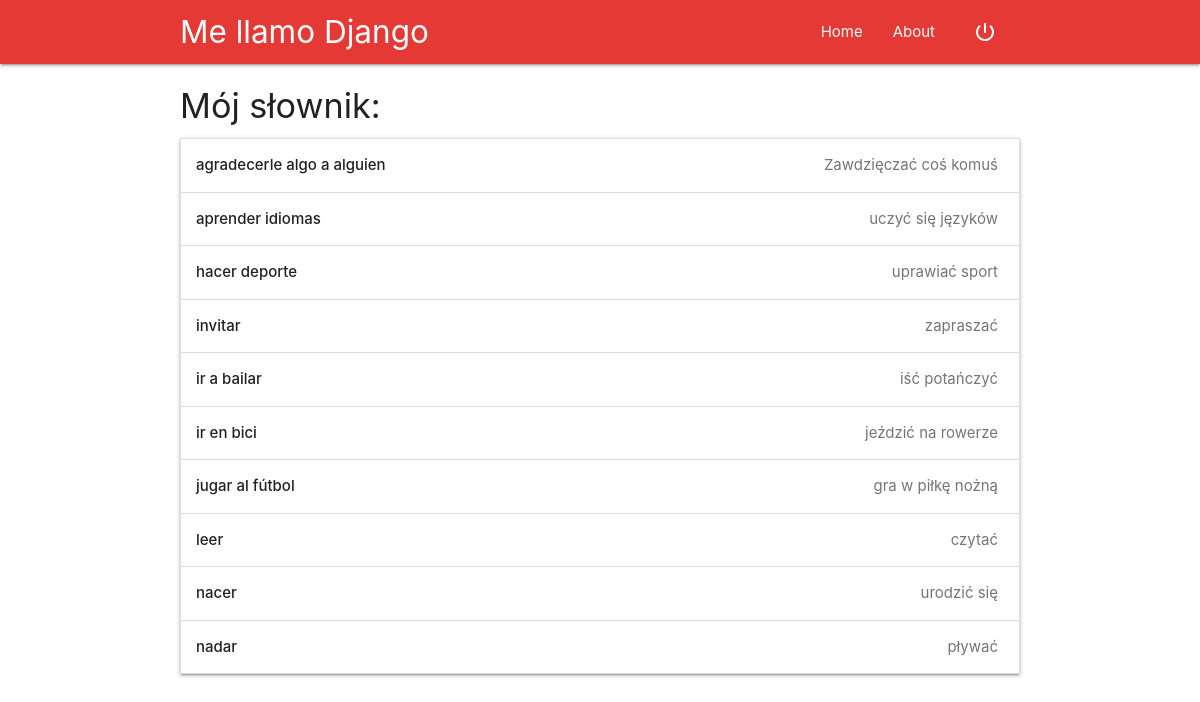
/dictionary/ (signed in), run on an earlier commit of the app's database.
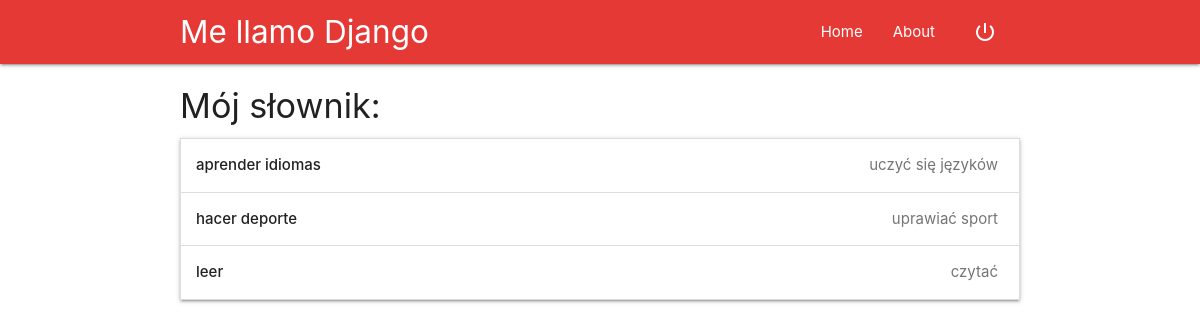
And on a later commit of the database.
### memo_card/models.py (models this page shows, shortened)
class Repeat(models.Model):
    user_for = models.ForeignKey(User, on_delete=models.CASCADE, related_name='my_memocard')
    card = models.ForeignKey(MemoCard, on_delete=models.CASCADE, related_name='for_users')
    repeat_on = models.DateField()
    counter = models.PositiveIntegerField(default=0)

class MemoCard(models.Model):
    GRUP_CHOISE = [('Shop','Shop'),
                    ('Activity', 'Activity'),
                    ('Time','Time'),
                    ('Hospital','Hospital'),
                    ('Apparition','Apparition'),
                    ('Family', 'Family'),
                    ('Meeting','Meeting'),
                    ('Phone', 'Phone'),
                    ('Opinion', 'Opinion'),
                    ('Profesion', 'Profesion'),
                    ('Relation', 'Relation'),
                    ('Emotions', 'Emotions')]
    esp_title = models.CharField(max_length=200)
    esp_eg = models.TextField(null = True, blank=True)
    esp_bold=models.TextField(null = True, blank=True)
    pl_title = models.CharField(max_length=200)
    pl_eg = models.TextField(null = True, blank=True)
    grup = models.CharField(choices = GRUP_CHOISE, null=True, blank=True, max_length=20)
    pl_bold=models.TextField(null = True, blank=True)
    objects = CardMenager()

### memo_card/views.py (the view)
# urls.py: path('dictionary/', views.dictionary, name='dictionary'),
@login_required
def dictionary(request):
    user = request.user
    words = Repeat.objects.filter(user_for=user).order_by('card__esp_title')
    return render(request, 'memo_card/dictionary.html', {'words': words})

### memo_card/templates/memo_card/dictionary.html (shortened to what this page needs)
{% extends "memo_card/base.html" %}
{% block content %}
  <h4>Mój słownik:</h4>
  <ul class="collapsible">
    {% for word in words %}
      {% with esp_word=word.card.esp_title pl_word=word.card.pl_title esp_eg=word.card.esp_eg pl_eg=word.card.pl_eg %}
        <li>
          <div class="collapsible-header">
            <strong>{{esp_word}}</strong>
            <span class="badge">{{pl_word}}</span></div>
        </li>
      {% endwith %}
    {% endfor %}
  </ul>
{% endblock %}

What changed in the data, as far as the page shows it:
removed Repeat: card.esp_title "agradecerle algo a alguien", card.pl_title "Zawdzięczać coś komuś"
removed Repeat: card.esp_title "invitar", card.pl_title "zapraszać"
removed Repeat: card.esp_title "ir a bailar", card.pl_title "iść potańczyć"
removed Repeat: card.esp_title "ir en bici", card.pl_title "jeździć na rowerze"
removed Repeat: card.esp_title "jugar al fútbol", card.pl_title "gra w piłkę nożną"
removed Repeat: card.esp_title "nacer", card.pl_title "urodzić się"
removed Repeat: card.esp_title "nadar", card.pl_title "pływać"
